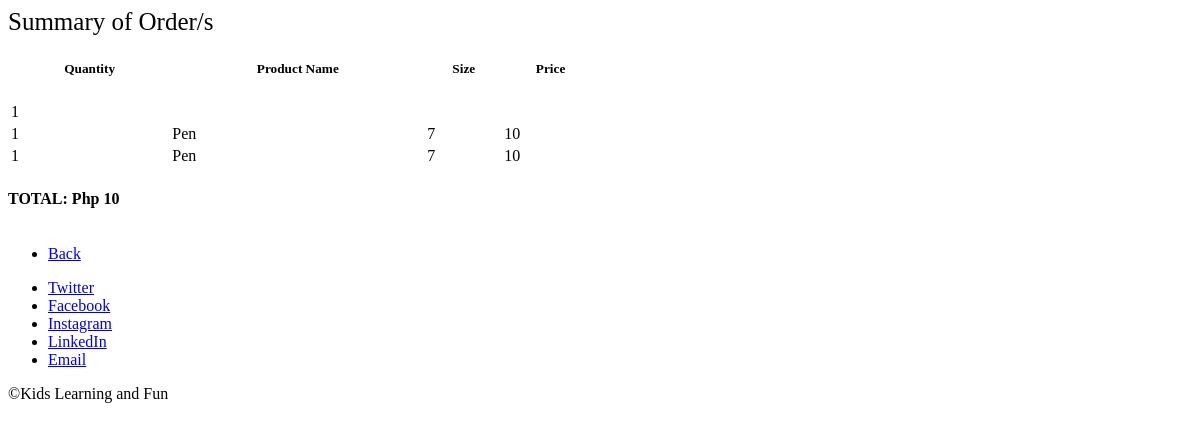
The app's page /e_summary.php?tid=9 with its own data.
### tables this page shows
CREATE TABLE `transaction_detail` (
  `transacton_detail_id` int(11) NOT NULL,
  `product_id` int(11) NOT NULL,
  `order_qty` int(11) NOT NULL,
  `transaction_id` int(11) NOT NULL
);

CREATE TABLE `product` (
  `product_id` int(11) NOT NULL,
  `product_name` varchar(50) NOT NULL,
  `product_price` varchar(50) NOT NULL,
  `product_size` varchar(50) NOT NULL,
  `product_image` varchar(500) NOT NULL,
  `brand` varchar(100) NOT NULL,
  `category` varchar(50) NOT NULL
);

CREATE TABLE `transaction` (
  `transaction_id` int(11) NOT NULL,
  `customerid` int(11) NOT NULL,
  `amount` int(11) NOT NULL,
  `order_stat` varchar(100) NOT NULL,
  `order_date` varchar(50) NOT NULL
);

### e_summary.php (the view, shortened to what this page needs)
<!DOCTYPE HTML>
<html>
    <head>
        <link rel="stylesheet" href="assets/css/main.css" />
    </head>
    <body>
        <div id="wrapper">
          <section id="intro" class="main">
      <div class="container">
                        <div class="row">
                        <div class="col-md-6">
                        <form method="post" class="well"  style="background-color:#fff; overflow:hidden;">
    <table class="table" style="width:50%;">
    <label style="font-size:25px;">Summary of Order/s</label>
        <tr>
            <th><h5>Quantity</h5></td>
            <th><h5>Product Name</h5></td>
            <th><h5>Size</h5></td>
            <th><h5>Price</h5></td>
        </tr>
        <?php
        global $con;
        $t_id = $_GET['tid'];
        $query = mysqli_query($con,"SELECT * FROM transaction WHERE transaction_id = '$t_id'") or die (mysql_error());
        $fetch = mysqli_fetch_array($query);
        $amnt = $fetch['amount'];
        $t_id = $fetch['transaction_id'];
        $query2 = mysqli_query($con,"SELECT * FROM transaction_detail LEFT JOIN product ON product.product_id = transaction_detail.product_id WHERE transaction_detail.transaction_id = '$t_id'") or die (mysql_error());
        while($row = mysqli_fetch_array($query2)){
        $pname = $row['product_name'];
        $psize = $row['product_size'];
        $pprice = $row['product_price'];
        $oqty = $row['order_qty'];
        echo "<tr>";
        echo "<td>".$oqty."</td>";
        echo "<td>".$pname."</td>";
        echo "<td>".$psize."</td>";
        echo "<td>".$pprice."</td>";
        echo "</tr>";
        }
        ?>
    </table>
    <h4>TOTAL: Php <?php echo $amnt; ?></h4>
    </form>
            </section>
                <ul class="actions">
                    <li>
                        <a href="learning.php" class="button big">Back</a>
                    </li>
                </ul>
            <footer id="footer">
                <ul class="icons">
                    <li>
                        <a href="#" class="icon fa-twitter"><span class="label">Twitter</span></a>
                    </li>
                    <li>
                        <a href="#" class="icon fa-facebook"><span class="label">Facebook</span></a>
                    </li>
                    <li>
                        <a href="#" class="icon fa-instagram"><span class="label">Instagram</span></a>
                    </li>
                    <li>
                        <a href="#" class="icon fa-linkedin"><span class="label">LinkedIn</span></a>
                    </li>
                    <li>
                        <a href="#" class="icon fa-envelope"><span class="label">Email</span></a>
                    </li>
                </ul>
                <p class="copyright">&copy;Kids Learning and Fun</p>
            </footer>
        </div>
    </body>
</html>

### records on screen
transaction_detail: order_qty "1"
transaction_detail: order_qty "1", product.product_name "Pen", product.product_size "7", product.product_price "10"
transaction_detail: order_qty "1", product.product_name "Pen", product.product_size "7", product.product_price "10"
transaction: amount "10"
